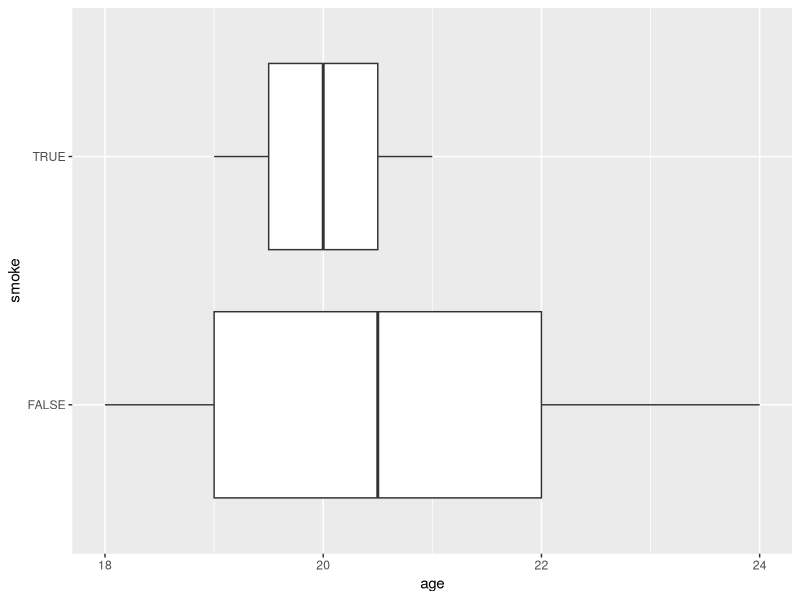

Reproduce this figure in R.
## ---- chunk 1

library(dplyr)
library(ggplot2)

smoke <- c(TRUE, TRUE, TRUE, TRUE, TRUE,
           TRUE, FALSE, TRUE, FALSE, FALSE, FALSE, FALSE, FALSE, FALSE, FALSE, FALSE, FALSE, TRUE, TRUE)
age <- c(35, 21, 20, 48, 20, 20, 22, 19, 19, 20, 19, 18, 24, 22, 22, 19, 21, 19, 21)
people <- data.frame(smoke, age)
people <- people %>%
  filter(age <= 34)
obs <- nrow(people)

## ---- chunk 2
ggplot(data = people, 
       aes(x = age,
           y = smoke)) +
  geom_boxplot() 

